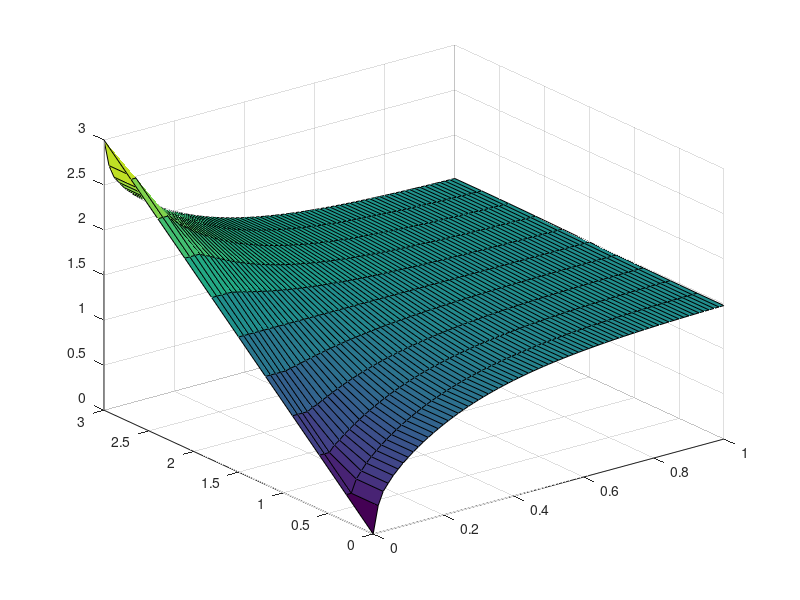

Source code (MATLAB):
%%% EX1#1
% author:   Heng Li
% date:     2021/1/3 08:16


clear;
% constant
M=70;
N=10;
dx=3/N;
dt=1/M;
x=0:dx:3;
t=0:dt:1;
a=3*dt/(dx^2);
% create metrix
U=zeros(N+1,M+1);
U(:,1)=x;

for k=1:M
    for i=2:N
        U(i,k+1)=a*U(i+1,k)+(1-2*a)*U(i,k)+a*U(i-1,k);
    end
    U(1,k+1)=U(2,k+1);
    U(N+1,k+1)=U(N,k+1);
end
% create grid for surf
[X, T] = meshgrid(t, x);
surf(X,T,U);